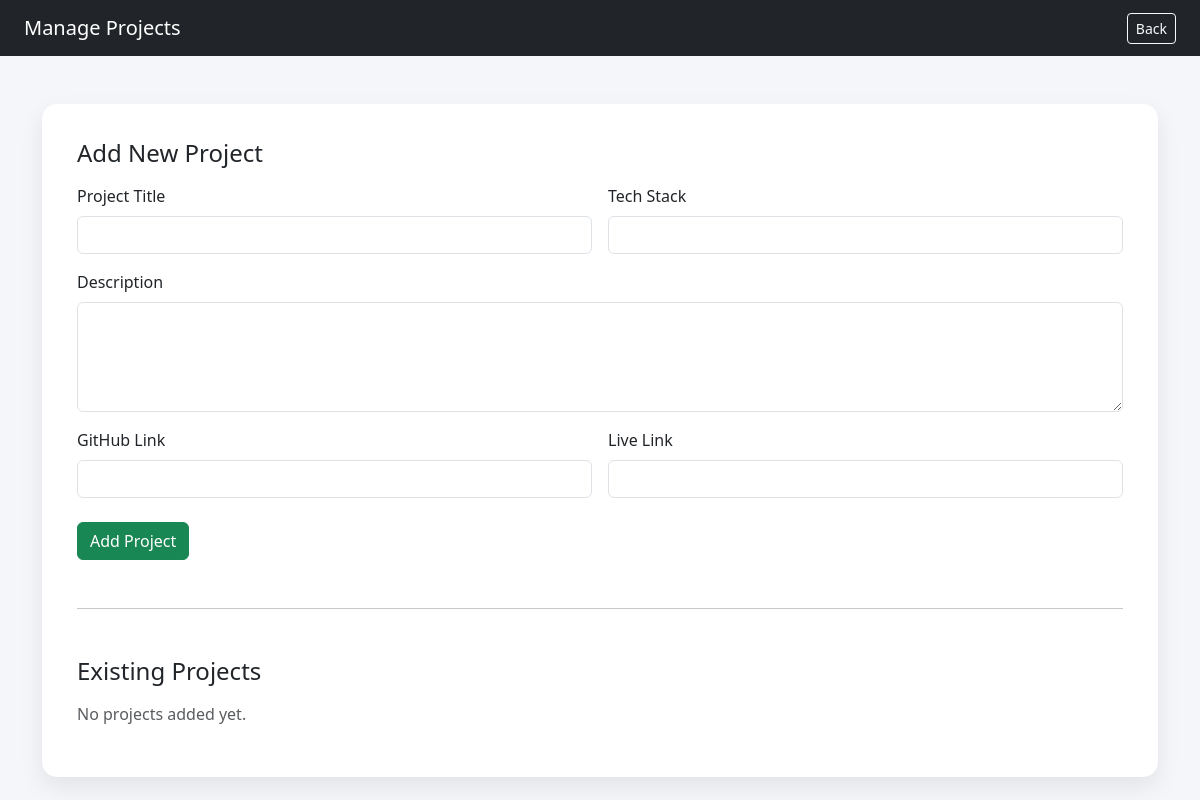
The app's page /dashboard/projects/ (signed in), older data.
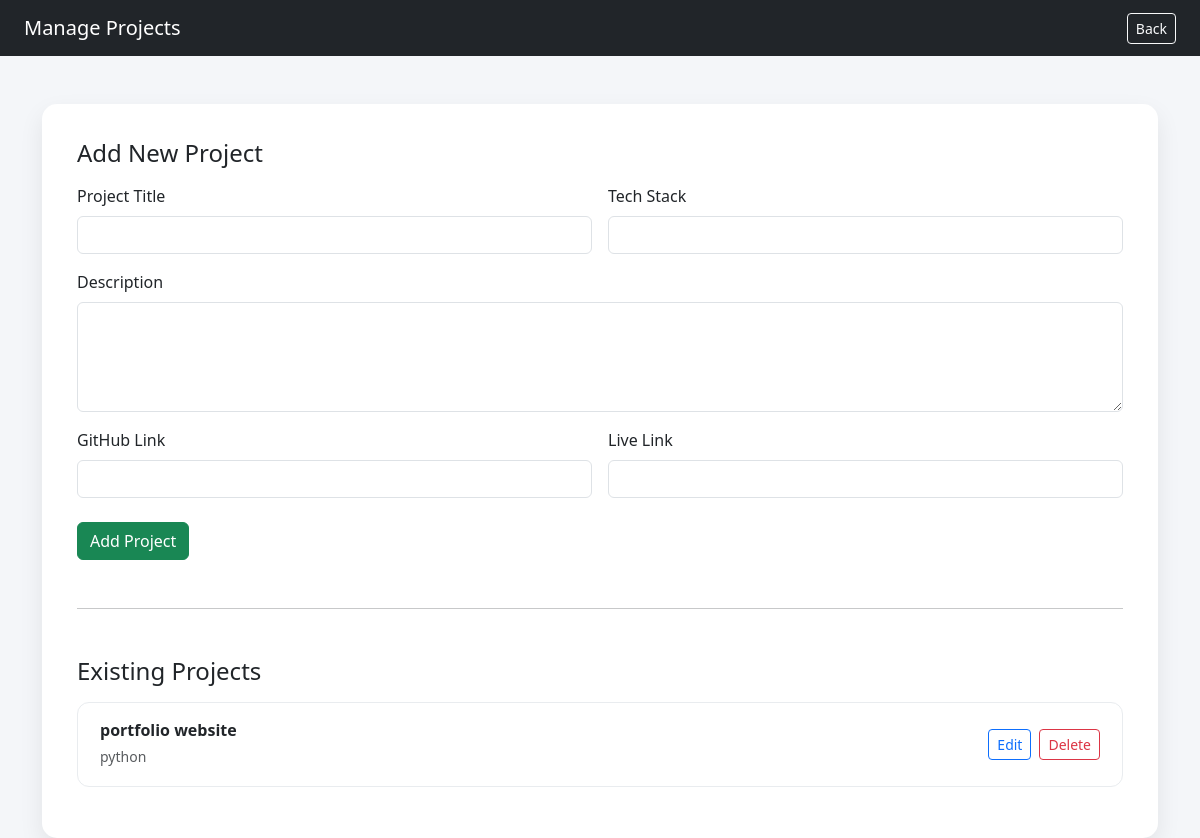
The same page, newer data.
### main/models.py (models this page shows, shortened)
class Project(models.Model):
    title = models.CharField(max_length=200)
    slug = models.SlugField(unique=True, blank=True)
    description = models.TextField()
    tech_stack = models.CharField(max_length=200)
    github_link = models.URLField(blank=True)
    live_link = models.URLField(blank=True)
    created_date = models.DateTimeField(auto_now_add=True)

### main/views.py (the view)
# urls.py: path('dashboard/projects/', views.manage_projects, name='manage_projects'),
@login_required
def manage_projects(request):
    if not request.user.is_superuser:
        return HttpResponseForbidden("Access Denied")
    projects = Project.objects.all()
    if request.method == "POST":
        form = ProjectForm(request.POST)
        if form.is_valid():
            form.save()
            return redirect('manage_projects')
    else:
        form = ProjectForm()
    return render(request, "manage_projects.html", {
        "projects": projects,
        "form": form
    })

### main/forms.py
class ProjectForm(forms.ModelForm):
    class Meta:
        model = Project
        fields = '__all__'

### main/templates/manage_projects.html (shortened to what this page needs)
<!DOCTYPE html>
<html>
<head>
    <link href="https://cdn.jsdelivr.net/npm/bootstrap@5.3.2/dist/css/bootstrap.min.css" rel="stylesheet">
</head>
<body>
<nav class="navbar navbar-dark bg-dark px-4">
    <span class="navbar-brand">Manage Projects</span>
    <div>
        <a href="{% url 'dashboard' %}" class="btn btn-outline-light btn-sm">
            Back
        </a>
    </div>
</nav>
<div class="container mt-5">
    <div class="main-card">
        <h4 class="mb-3">Add New Project</h4>
        <form method="POST">
            <div class="row g-3">
                <div class="col-md-6">
                    <label class="form-label">Project Title</label>
                    <input type="text" name="title" class="form-control">
                </div>
                <div class="col-md-6">
                    <label class="form-label">Tech Stack</label>
                    <input type="text" name="tech_stack" class="form-control">
                </div>
                <div class="col-12">
                    <label class="form-label">Description</label>
                    <textarea name="description" rows="4" class="form-control"></textarea>
                </div>
                <div class="col-md-6">
                    <label class="form-label">GitHub Link</label>
                    <input type="url" name="github_link" class="form-control">
                </div>
                <div class="col-md-6">
                    <label class="form-label">Live Link</label>
                    <input type="url" name="live_link" class="form-control">
                </div>
            </div>
            <button type="submit" class="btn btn-success mt-4">
                Add Project
            </button>
        </form>
        <hr class="my-5">
        <h4 class="mb-3">Existing Projects</h4>
        {% if projects %}
            {% for project in projects %}
            <div class="project-card mb-3 d-flex justify-content-between align-items-center">
                <div>
                    <h6 class="mb-1 fw-semibold">
                        {{ project.title }}
                    </h6>
                    <small class="text-muted">
                        {{ project.tech_stack }}
                    </small>
                </div>
                <div class="d-flex gap-2">
                    <a href="{% url 'edit_project' project.id %}"
                       class="btn btn-outline-primary btn-sm">
                        Edit
                    </a>
                    <form method="POST"
                          action="{% url 'delete_project' project.id %}"
                          onsubmit="return confirm('Delete this project?');">
                        <button type="submit"
                                class="btn btn-outline-danger btn-sm">
                            Delete
                        </button>
                    </form>
                </div>
            </div>
            {% endfor %}
        {% else %}
            <p class="text-muted">No projects added yet.</p>
        {% endif %}
    </div>
</div>
</body>
</html>

Row changes from the older to the newer data that the page shows:
added Project: title "portfolio website", tech_stack "python"
Text that changed along with them:
text no longer shown: "No projects added yet."
